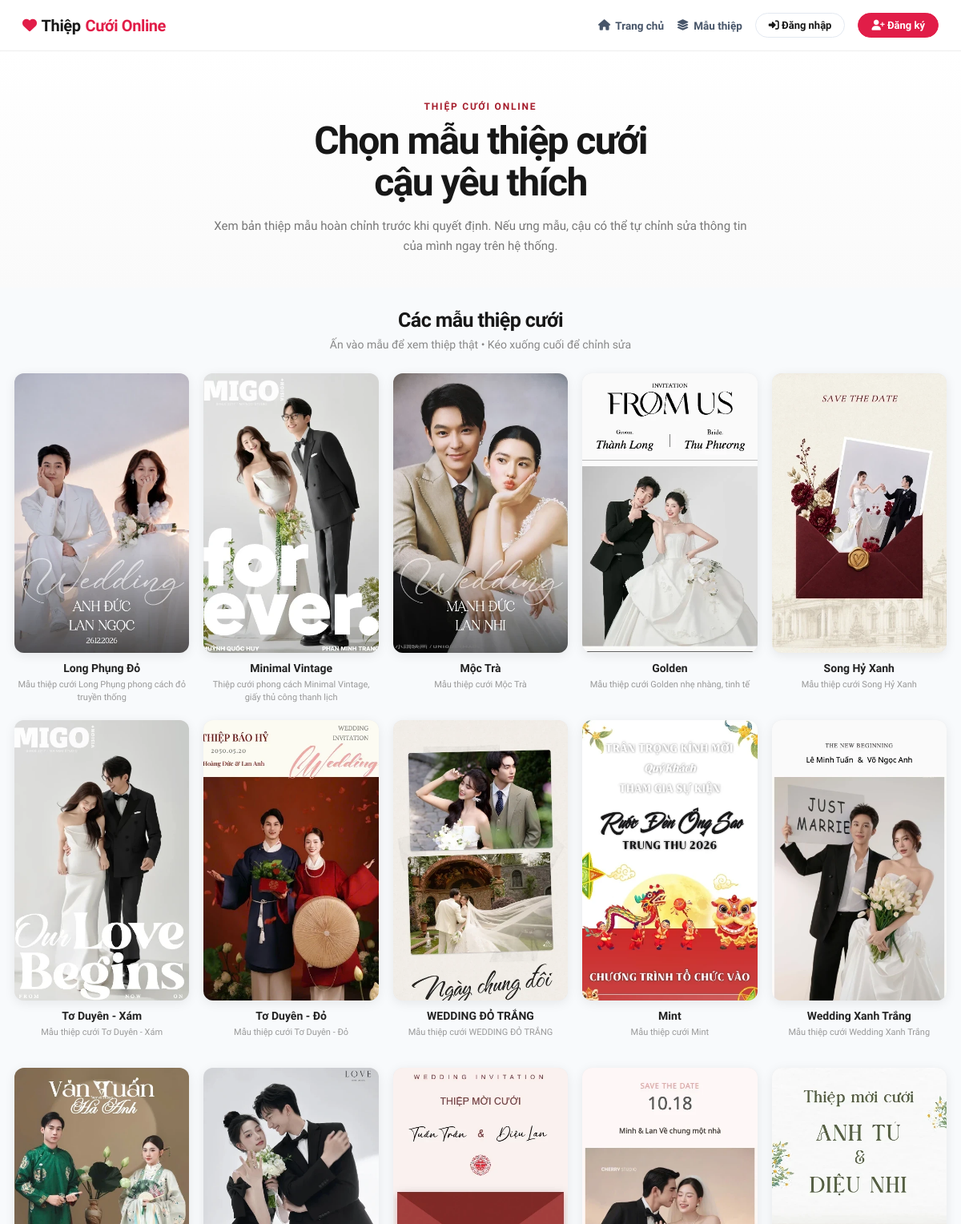
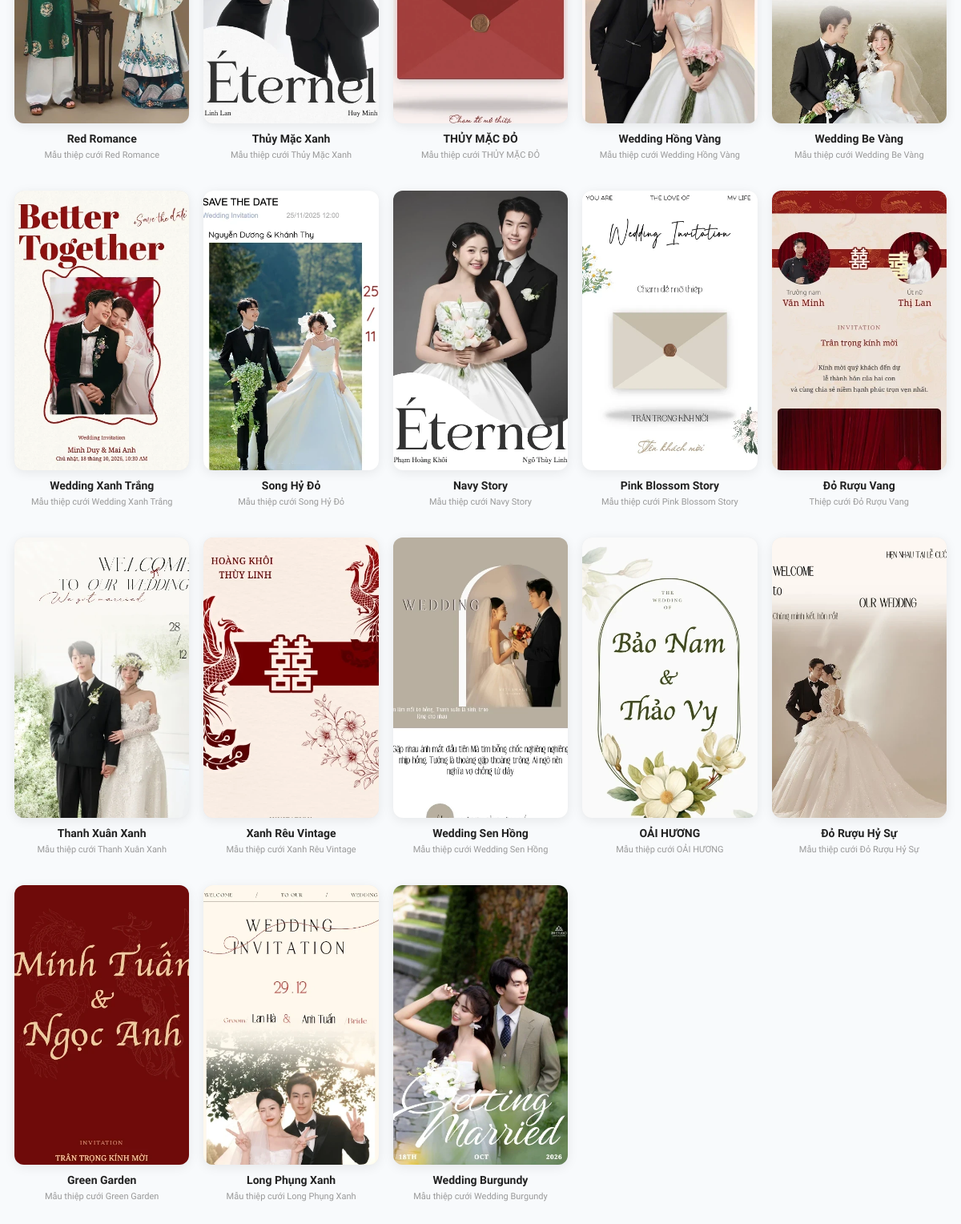
The app's page /mau-thiep/index.php with its own data (2 pictures, top to bottom).
### tables this page shows
CREATE TABLE `templates` (
  `id` int(11) NOT NULL AUTO_INCREMENT,
  `name` varchar(255) NOT NULL,
  `folder` varchar(255) NOT NULL,
  `thumbnail` varchar(255) DEFAULT NULL,
  `description` text DEFAULT NULL,
  `status` tinyint(1) DEFAULT 1,
  `created_at` timestamp NOT NULL DEFAULT current_timestamp(),
  PRIMARY KEY (`id`)
);

### config/auth.php (called while the page is built, shortened)
<?php
function isLoggedIn(): bool {
    return !empty($_SESSION['user_id']);
}
function currentUser(): ?array {
    if (!isLoggedIn()) {
        return null;
    }
    return [
        'id'        => (int)($_SESSION['user_id'] ?? 0),
        'username'  => (string)($_SESSION['user_username'] ?? ''),
        'full_name' => (string)($_SESSION['user_full_name'] ?? ''),
        'email'     => (string)($_SESSION['user_email'] ?? ''),
        'role'      => (string)($_SESSION['user_role'] ?? 'customer')
    ];
}
        ?>

### mau-thiep/index.php (the view, shortened to what this page needs)
<?php
require_once __DIR__ . '/../config/database.php';
require_once __DIR__ . '/../config/auth.php';
$user = currentUser();
function e(?string $value): string
{
    return htmlspecialchars($value ?? '', ENT_QUOTES, 'UTF-8');
}
function templateImage(?string $thumbnail, string $folder): string
{
    $thumbnail = trim((string)$thumbnail);
    if (str_starts_with($thumbnail, '/')) {
        return $thumbnail;
    }
    return '../templates/' . rawurlencode($folder) . '/' . ltrim($thumbnail, '/');
}
$stmt = $pdo->query("
    SELECT id, name, folder, thumbnail, description
    FROM templates
    WHERE status = 1
    ORDER BY id ASC
");
$templates = $stmt->fetchAll(PDO::FETCH_ASSOC);
?>
<!DOCTYPE html>
<html lang="vi">
<head>
    <link rel="stylesheet" href="https://cdnjs.cloudflare.com/ajax/libs/font-awesome/6.5.1/css/all.min.css">
    <link rel="stylesheet" href="https://cdn.jsdelivr.net/npm/sweetalert2@11/dist/sweetalert2.min.css">
</head>
<body>
<header class="topbar">
    <a class="brand" href="/WeddingProject/">
        <i class="fa-solid fa-heart" style="color: #e11d48; font-size: 18px;"></i> Thiệp <span>Cưới Online</span>
    </a>
    <nav class="top-nav">
        <a class="top-link" href="/WeddingProject/"><i class="fa-solid fa-house"></i> Trang chủ</a>
        <a class="top-link" href="#mau-thiep"><i class="fa-solid fa-layer-group"></i> Mẫu thiệp</a>
        <?php if ($user): ?>
            <a class="top-link" href="/WeddingProject/my-weddings.php"><i class="fa-solid fa-heart"></i> Thiệp của tôi</a>
            <?php if (isAdmin()): ?>
                <a class="top-link" href="/WeddingProject/admin/" style="color: #d97706;"><i class="fa-solid fa-shield-halved"></i> Quản trị</a>
            <?php endif; ?>
            <span style="font-size: 13.5px; font-weight: 600; color: #1e293b;">
                Hi, <?= htmlspecialchars($user['full_name'], ENT_QUOTES, 'UTF-8') ?>
            </span>
            <a class="btn-top-auth" href="/WeddingProject/logout.php" style="color: #ef4444;"><i class="fa-solid fa-arrow-right-from-bracket"></i> Đăng xuất</a>
        <?php else: ?>
            <a class="btn-top-auth" href="/WeddingProject/login.php"><i class="fa-solid fa-right-to-bracket"></i> Đăng nhập</a>
            <a class="btn-top-auth primary" href="/WeddingProject/register.php"><i class="fa-solid fa-user-plus"></i> Đăng ký</a>
        <?php endif; ?>
    </nav>
</header>
<section class="hero">
    <div class="eyebrow">THIỆP CƯỚI ONLINE</div>
    <h1>Chọn mẫu thiệp cưới<br>cậu yêu thích</h1>
    <p>
        Xem bản thiệp mẫu hoàn chỉnh trước khi quyết định.
        Nếu ưng mẫu, cậu có thể tự chỉnh sửa thông tin của mình ngay trên hệ thống.
    </p>
</section>
<main class="catalog" id="mau-thiep">
    <div class="section-head">
        <h2>Các mẫu thiệp cưới</h2>
        <p>Ấn vào mẫu để xem thiệp thật • Kéo xuống cuối để chỉnh sửa</p>
    </div>
    <?php if (!$templates): ?>
        <div class="empty">
            Hiện chưa có mẫu thiệp nào được bật.
        </div>
    <?php else: ?>
        <div class="template-grid">
            <?php foreach ($templates as $template): ?>
                <?php
                    $image = templateImage(
                        $template['thumbnail'] ?? '',
                        (string)$template['folder']
                    );
                    $name = (string)$template['name'];
                    $description = trim((string)($template['description'] ?? ''));
                ?>
                <article class="template-card">
                    <div class="template-visual">
                        <a
                            href="demo.php?template=<?= (int)$template['id'] ?>"
                            aria-label="Xem mẫu <?= e($name) ?>"
                        >
                            <?php if ($image): ?>
                                <img
                                    src="<?= e($image) ?>"
                                    alt="<?= e($name) ?>"
                                    loading="lazy"
                                    onerror="this.onerror=null;this.src='https://images.unsplash.com/photo-1519741497674-611481863552?auto=format&fit=crop&w=600&q=80';"
                                >
                            <?php else: ?>
                                <div class="placeholder">
                                    <?= e($name) ?>
                                </div>
                            <?php endif; ?>
                        </a>
                    </div>
                    <div class="template-name">
                        <?= e($name) ?>
                    </div>
                    <?php if ($description !== ''): ?>
                        <div class="template-description">
                            <?= e($description) ?>
                        </div>
                    <?php endif; ?>
                </article>
            <?php endforeach; ?>
        </div>
    <?php endif; ?>
</main>
</body>
</html>

### mau-thiep/index.php (style rules this page uses)
* { box-sizing: border-box; }
html { scroll-behavior: smooth; }
body { margin: 0; font-family: 'Plus Jakarta Sans', -apple-system, BlinkMacSystemFont, "Segoe UI", Arial, sans-serif; background: #f8fafc; color: #171717; }
a { color: inherit; text-decoration: none; }
button, a { font: inherit; }
.topbar { height: 64px; background: rgba(255,255,255,.96); border-bottom: 1px solid #ededed; display: flex; align-items: center; justify-content: space-between; padding: 0 28px; position: sticky; top: 0; z-index: 50; backdrop-filter: blur(10px); }
.brand { font-size: 20px; font-weight: 800; letter-spacing: -.4px; display: flex; align-items: center; gap: 6px; }
.brand span { color: #e11d48; }
.top-nav { display: flex; align-items: center; gap: 16px; }
.top-link { font-size: 13.5px; font-weight: 600; color: #475569; display: inline-flex; align-items: center; gap: 6px; transition: color 0.2s; }
.btn-top-auth { padding: 7px 16px; border-radius: 999px; font-size: 13px; font-weight: 600; border: 1px solid #e2e8f0; transition: all 0.2s; }
.btn-top-auth.primary { background: #e11d48; color: #ffffff; border-color: #e11d48; }
.hero { text-align: center; padding: 58px 20px 38px; background: linear-gradient(180deg, #fff 0%, #fafafa 100%); }
.eyebrow { display: inline-block; color: #a51c2b; font-size: 12px; font-weight: 800; letter-spacing: 1.8px; margin-bottom: 10px; }
.hero h1 { margin: 0; font-size: clamp(30px, 4vw, 48px); line-height: 1.08; letter-spacing: -1.6px; }
.hero p { max-width: 690px; margin: 16px auto 0; color: #777; font-size: 15px; line-height: 1.7; }
.catalog { width: min(1180px, calc(100% - 36px)); margin: 0 auto; padding: 26px 0 90px; }
.section-head { text-align: center; margin-bottom: 28px; }
.section-head h2 { margin: 0; font-size: 25px; letter-spacing: -.6px; }
.section-head p { margin: 8px 0 0; color: #888; font-size: 14px; }
.template-grid { display: grid; grid-template-columns: repeat(5, minmax(0, 1fr)); gap: 18px; }
.template-card { min-width: 0; }
.template-visual { position: relative; aspect-ratio: 3 / 4.8; overflow: hidden; border-radius: 12px; background: #e9e9e9; box-shadow: 0 3px 14px rgba(0,0,0,.08); }
.template-visual img, .placeholder { width: 100%; height: 100%; display: block; object-fit: cover; transition: transform .38s ease; }
.template-name { text-align: center; margin: 11px 2px 0; font-size: 14px; font-weight: 800; color: #222; }
.template-description { text-align: center; margin: 5px 4px 0; min-height: 34px; color: #999; font-size: 11px; line-height: 1.45; }

### records on screen
templates: thumbnail (picture), name "Long Phụng Đỏ", description "Mẫu thiệp cưới Long Phụng phong cách đỏ truyền thống"
templates: thumbnail (picture), name "Minimal Vintage", description "Thiệp cưới phong cách Minimal Vintage, giấy thủ công thanh lịch"
templates: thumbnail (picture), name "Mộc Trà", description "Mẫu thiệp cưới Mộc Trà"
templates: thumbnail (picture), name "Golden", description "Mẫu thiệp cưới Golden nhẹ nhàng, tinh tế"
templates: thumbnail (picture), name "Song Hỷ Xanh", description "Mẫu thiệp cưới Song Hỷ Xanh"
templates: thumbnail (picture), name "Tơ Duyên - Xám", description "Mẫu thiệp cưới Tơ Duyên - Xám"
templates: thumbnail (picture), name "Tơ Duyên - Đỏ", description "Mẫu thiệp cưới Tơ Duyên - Đỏ"
templates: thumbnail (picture), name "WEDDING ĐỎ TRẮNG", description "Mẫu thiệp cưới WEDDING ĐỎ TRẮNG"
templates: thumbnail (picture), name "Mint", description "Mẫu thiệp cưới Mint"
templates: thumbnail (picture), name "Wedding Xanh Trắng", description "Mẫu thiệp cưới Wedding Xanh Trắng"
templates: thumbnail (picture), name "Red Romance", description "Mẫu thiệp cưới Red Romance"
templates: thumbnail (picture), name "Thủy Mặc Xanh", description "Mẫu thiệp cưới Thủy Mặc Xanh"
templates: thumbnail (picture), name "THỦY MẶC ĐỎ", description "Mẫu thiệp cưới THỦY MẶC ĐỎ"
templates: thumbnail (picture), name "Wedding Hồng Vàng", description "Mẫu thiệp cưới Wedding Hồng Vàng"
templates: thumbnail (picture), name "Wedding Be Vàng", description "Mẫu thiệp cưới Wedding Be Vàng"
templates: thumbnail (picture), name "Wedding Xanh Trắng", description "Mẫu thiệp cưới Wedding Xanh Trắng"
templates: thumbnail (picture), name "Song Hỷ Đỏ", description "Mẫu thiệp cưới Song Hỷ Đỏ"
templates: thumbnail (picture), name "Navy Story", description "Mẫu thiệp cưới Navy Story"
templates: thumbnail (picture), name "Pink Blossom Story", description "Mẫu thiệp cưới Pink Blossom Story"
templates: thumbnail (picture), name "Đỏ Rượu Vang", description "Thiệp cưới Đỏ Rượu Vang"
templates: thumbnail (picture), name "Thanh Xuân Xanh", description "Mẫu thiệp cưới Thanh Xuân Xanh"
templates: thumbnail (picture), name "Xanh Rêu Vintage", description "Mẫu thiệp cưới Xanh Rêu Vintage"
templates: thumbnail (picture), name "Wedding Sen Hồng", description "Mẫu thiệp cưới Wedding Sen Hồng"
templates: thumbnail (picture), name "OẢI HƯƠNG", description "Mẫu thiệp cưới OẢI HƯƠNG"
templates: thumbnail (picture), name "Đỏ Rượu Hỷ Sự", description "Mẫu thiệp cưới Đỏ Rượu Hỷ Sự"
templates: thumbnail (picture), name "Green Garden", description "Mẫu thiệp cưới Green Garden"
templates: thumbnail (picture), name "Long Phụng Xanh", description "Mẫu thiệp cưới Long Phụng Xanh"
templates: thumbnail (picture), name "Wedding Burgundy", description "Mẫu thiệp cưới Wedding Burgundy"
